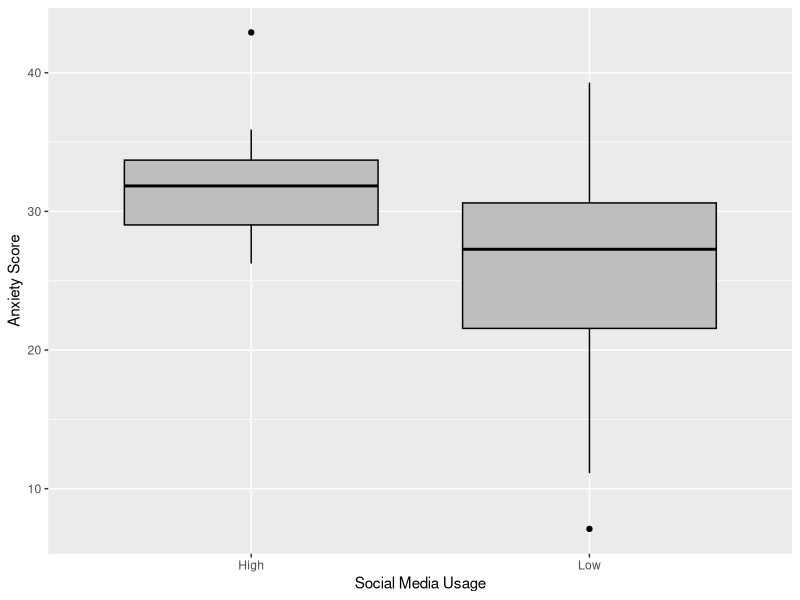
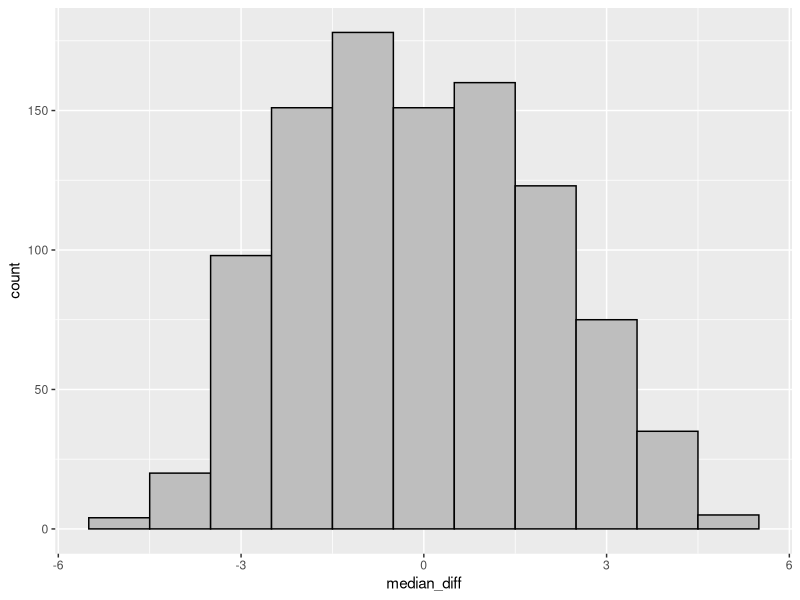

These charts were generated, in order, by the following R code:
## ---- chunk 1
library(tidyverse)
library(knitr)
opts_chunk$set(warning = FALSE, message = FALSE)
## ---- chunk 2
social_media_usage <- c(rep("Low", 30), rep("High", 16));
anxiety_score <- c(24.64, 39.29, 16.32, 32.83, 28.02, 
                   33.31, 20.60, 21.13, 26.69, 28.90,
                   26.43, 24.23, 7.10,  32.86, 21.06,
                   28.89, 28.71, 31.73, 30.02, 21.96,
                   25.49, 38.81, 27.85, 30.29, 30.72,
                   21.43, 22.24, 11.12, 30.86, 19.92,
                   33.57, 34.09, 27.63, 31.26,
                   35.91, 26.68, 29.49, 35.32,
                   26.24, 32.34, 31.34, 33.53,
                   27.62, 42.91, 30.20, 32.54)

anxiety_data <- tibble(social_media_usage, anxiety_score)
glimpse(anxiety_data)
## ---- chunk 3
anxiety_boxplot <- anxiety_data %>% 
  ggplot(aes(x = social_media_usage, y = anxiety_score)) +
  geom_boxplot(color = "black", fill = "gray") +
  labs(x = "Social Media Usage", y = "Anxiety Score")
anxiety_boxplot
## ---- chunk 4
# Note: including the .groups="drop" option in summarise() will suppress a friendly 
# warning R prints otherwise "`summarise()` ungrouping output (override with 
#`.groups` argument)".  
  # Including the .groups="drop" option is optional, but you should include it if you 
#don't want to see that warning.
test_stat <- anxiety_data %>% group_by(social_media_usage) %>%
  summarise(medians = median(anxiety_score), .groups="drop") %>%
  summarise(value = diff(medians))
test_stat <- as.numeric(test_stat)
test_stat

set.seed(523)
repetitions <- 1000;
simulated_values <- rep(NA, repetitions)

for(i in 1:repetitions){
  simdata <- anxiety_data %>% mutate(social_media_usage = sample(social_media_usage))

  sim_value <- simdata %>% group_by(social_media_usage) %>%
    summarise(medians = median(anxiety_score), .groups="drop") %>%
    summarise(value = diff(medians))
  
  simulated_values[i] <- as.numeric(sim_value)
}

sim <- tibble(median_diff = simulated_values)

sim %>% ggplot(aes(x=median_diff)) + geom_histogram(binwidth=1, color="black", fill="gray")

# Calculate p-value
num_more_extreme <- sim %>% filter(abs(median_diff) >= abs(test_stat)) %>% summarise(n())

p_value <- as.numeric(num_more_extreme / repetitions)
p_value
